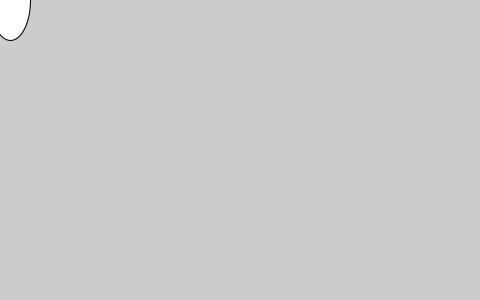
Frame 1 (no input)
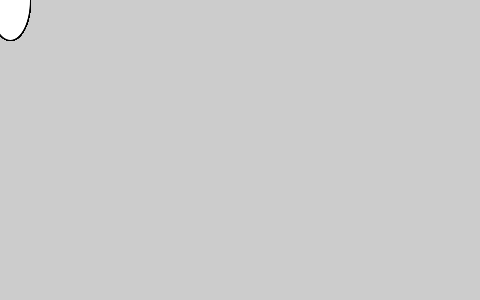
Frame 60 (the mouse pressed at the canvas centre just before this capture)
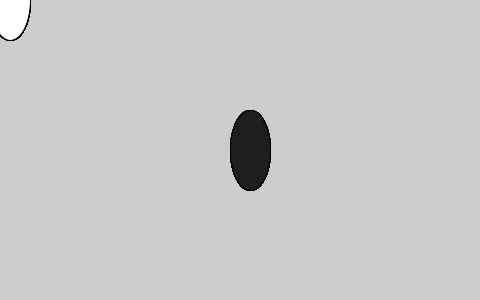
Frame 120 (the mouse held since frame 60 and released just before this capture)

The Processing sketch that drew these frames (run headless with seeded random() and noise(); from frame 60 on, the mouse is pressed at the canvas centre):

// Processing sketch: First_Sketch
// ── First_Sketch.pde
void setup() {
  size(480, 300);
}

void draw() {
  if (mousePressed) {
    fill(30);
  } else {
    fill(255);
  }
  ellipse(mouseX+10, mouseY, 40, 80);
}
